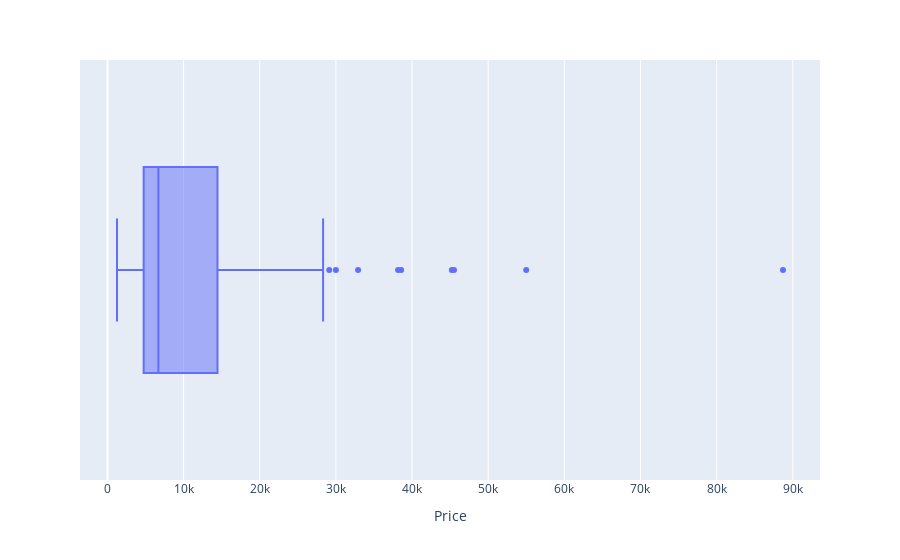

Notebook cell for this chart:
### Code cell
px.box(data.groupby('Brand', as_index=False).Price.mean(), 'Price', hover_name = 'Brand')

### Figure 1 — Plotly figure (JSON) as saved in the notebook; plotly's stock layout.template omitted (floating-point values rounded to 4 significant figures)
{"data": [{"alignmentgroup": "True", "hovertemplate": "<b>%{hovertext}</b><br><br>Price=%{x}<extra></extra>", "hovertext": ["10.or", "Acer", "Alcatel", "Apple", "Aqua", "Asus", "Billion", "Black Shark", "BlackBerry", "Blu", "Cat", "Celkon", "Comio", "Coolpad", "Gionee", "Google", "HP", "HTC", "Homtom", "Honor", "Huawei", "InFocus", "Infinix", "Intex", "Itel", "Jio", "Jivi", "Karbonn", "Kult", "LG", "Lava", "LeEco", "Lenovo", "Lephone", "Lyf", "M-tech", "Meizu", "Micromax", "Microsoft", "Mobiistar", "Motorola", "Nokia", "Nubia", "Nuu Mobile", "OnePlus", "Onida", "Oppo", "Panasonic", "Phicomm", "Philips", "Poco", "Razer", "Reach", "Realme", "Samsung", "Sansui", "Smartron", "Sony", "Spice", "Swipe", "TCL", "Tambo", "Tecno", "Videocon", "Vivo", "Xiaomi", "Xolo", "Yu", "ZTE", "Zen", "Ziox", "Zopo", "Zuk", "iBall", "iVoomi", "mPhone"], "legendgroup": "", "marker": {"color": "#636efa"}, "name": "", "notched": false, "offsetgroup": "", "orientation": "h", "showlegend": false, "type": "box", "x": [5999, 6470, 9202.0, 45510.0, 4599, 14930.0, 4890, 29999, 14180.0, 6250.0, 45220.0, 4362.0, 5944.0, 6893.0, 7819.0, 38170.0, 88719, 19300.0, 4496.0, 12060.0, 38560.0, 6167.0, 9602.0, 4670.0, 4913, 1249, 3816.0, 4968.0, 4755.0, 14880.0, 5596.0, 7932.0, 9738.0, 5325, 5340.0, 3950, 14710.0, 5306.0, 17760.0, 4746.0, 11030.0, 9659.0, 17750.0, 5242.0, 32910.0, 5385, 15510.0, 7116.0, 3238, 3199, 15490.0, 54990, 2530.0, 11390.0, 22500.0, 3900, 7330.0, 28320.0, 5497, 4431.0, 4989, 3595, 7615.0, 4648.0, 12500.0, 9994.0, 8463.0, 8221.0, 5405.0, 3682.0, 3666.0, 6028.0, 29124, 4051, 4019.0, 6949], "x0": " ", "xaxis": "x", "y0": " ", "yaxis": "y"}], "layout": {"boxmode": "group", "legend": {"tracegroupgap": 0}, "margin": {"t": 60}, "xaxis": {"anchor": "y", "domain": [0, 1], "title": {"text": "Price"}}, "yaxis": {"anchor": "x", "domain": [0, 1]}}}
